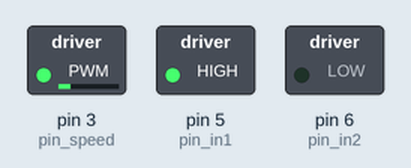
Simulated run of this sketch. Board: Arduino Uno, built with avr-gcc and run on an emulated ATmega328P. Parts: switched loads named in the sketch (green lamp = pin HIGH).

Above: at 0.05 s.
At 3.75 s:
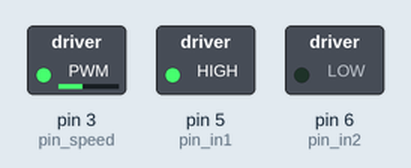
At 7.5 s:
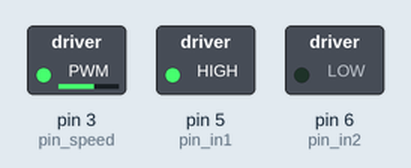
At 15.0 s:
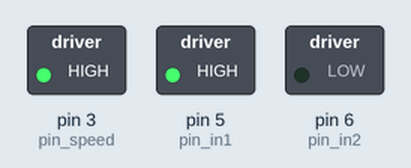
Timing chart, 0 to 17.3 s (numbered marks = the images above):
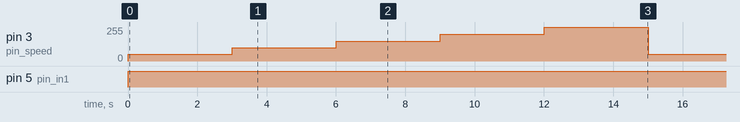

The sketch:

motor_button.ino
```cpp
// Quiz) 버튼 2개를 활용해서 버튼1은 약풍,
// 버튼2는 강풍이 발생하도록 DC 모터를 제어

int pin_in1 = 5;
int pin_in2 = 6;
int pin_speed = 3;

void setup() {
  pinMode(pin_in1, OUTPUT);
  pinMode(pin_in2, OUTPUT);
  pinMode(pin_speed, OUTPUT);
  Serial.begin(9600);
 }

void loop() {
  // 시계방향으로 회전
  digitalWrite(pin_in1, HIGH);
  digitalWrite(pin_in2, LOW);

  analogWrite(pin_speed, 50);
  delay(3000);

  analogWrite(pin_speed, 100);
  delay(3000);

  analogWrite(pin_speed, 150);
  delay(3000);

  analogWrite(pin_speed, 200);
  delay(3000);

  analogWrite(pin_speed, 255);
  delay(3000);

}
```

Measured:
- by itself, pin 3 (pin_speed): repeats every 15.0 s: 100/255 3.0 s, 150/255 3.0 s, 200/255 3.0 s, 255/255 3.0 s, 50/255 3.0 s
- by itself, pin 5 (pin_in1): LOW → HIGH at 0.00 s
